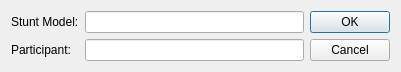
<?xml version="1.0" encoding="UTF-8"?>
<ui version="4.0">
 <class>Dialog</class>
 <widget class="QDialog" name="Dialog">
  <property name="geometry">
   <rect>
    <x>0</x>
    <y>0</y>
    <width>401</width>
    <height>70</height>
   </rect>
  </property>
  <property name="windowTitle">
   <string>Edit Cutscene Model</string>
  </property>
  <layout class="QHBoxLayout" name="horizontalLayout">
   <item>
    <layout class="QFormLayout" name="formLayout">
     <item row="0" column="0">
      <widget class="QLabel" name="label">
       <property name="text">
        <string>Stunt Model:</string>
       </property>
      </widget>
     </item>
     <item row="1" column="0">
      <widget class="QLabel" name="label_2">
       <property name="text">
        <string>Participant:</string>
       </property>
      </widget>
     </item>
     <item row="1" column="1">
      <widget class="QLineEdit" name="participantEdit" />
     </item>
     <item row="0" column="1">
      <widget class="QLineEdit" name="stuntEdit" />
     </item>
    </layout>
   </item>
   <item>
    <widget class="QDialogButtonBox" name="buttonBox">
     <property name="orientation">
      <enum>Qt::Vertical</enum>
     </property>
     <property name="standardButtons">
      <set>QDialogButtonBox::Cancel|QDialogButtonBox::Ok</set>
     </property>
    </widget>
   </item>
  </layout>
 </widget>
 <resources />
 <connections>
  <connection>
   <sender>buttonBox</sender>
   <signal>accepted()</signal>
   <receiver>Dialog</receiver>
   <slot>accept()</slot>
   <hints>
    <hint type="sourcelabel">
     <x>248</x>
     <y>254</y>
    </hint>
    <hint type="destinationlabel">
     <x>157</x>
     <y>274</y>
    </hint>
   </hints>
  </connection>
  <connection>
   <sender>buttonBox</sender>
   <signal>rejected()</signal>
   <receiver>Dialog</receiver>
   <slot>reject()</slot>
   <hints>
    <hint type="sourcelabel">
     <x>316</x>
     <y>260</y>
    </hint>
    <hint type="destinationlabel">
     <x>286</x>
     <y>274</y>
    </hint>
   </hints>
  </connection>
 </connections>
</ui>
